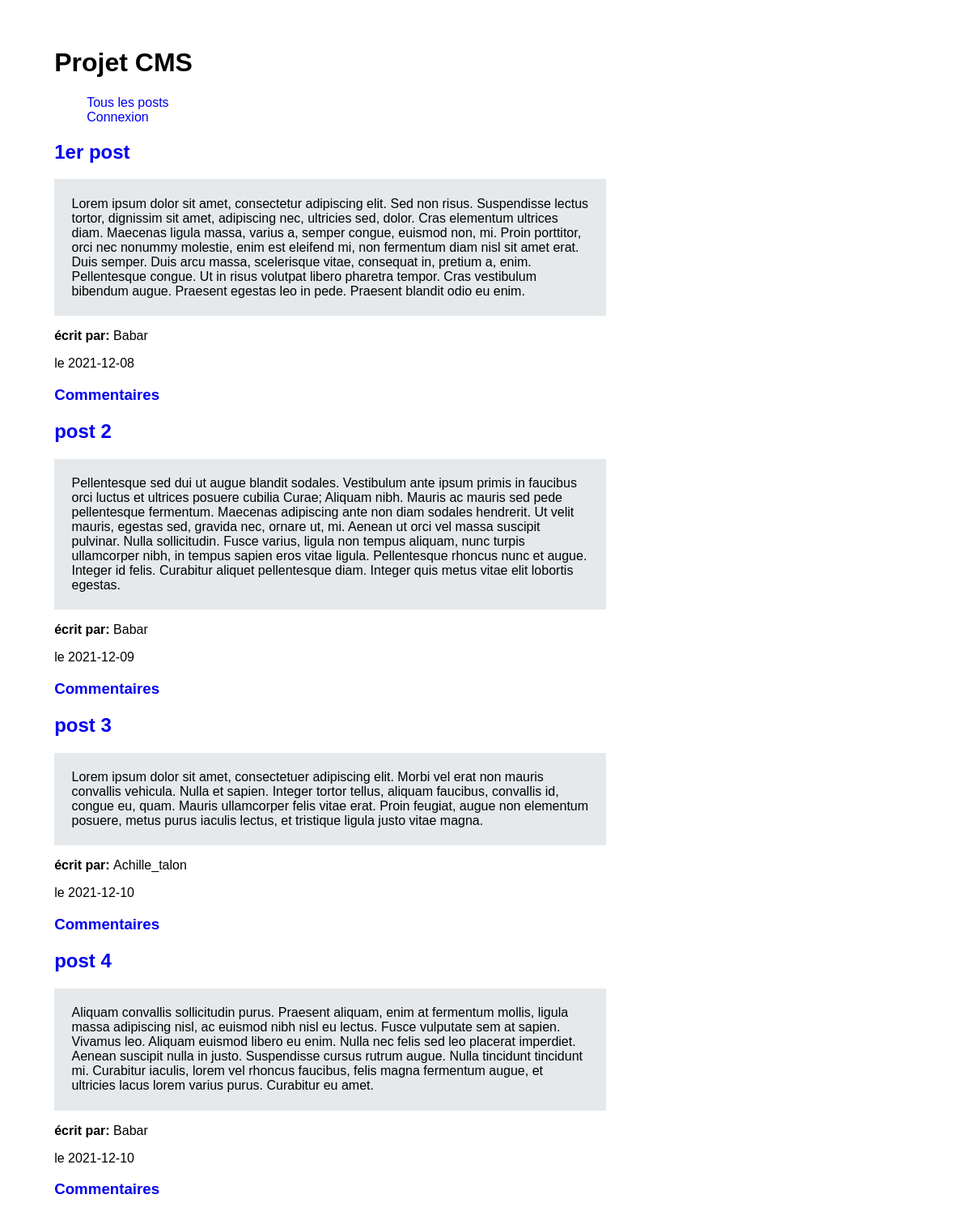
/index.php?home, run on the app's committed database.
### tables this page shows
CREATE TABLE `posts` (
  `id` int(5) NOT NULL,
  `title` varchar(30) NOT NULL,
  `content` text NOT NULL,
  `post_author` varchar(30) NOT NULL,
  `date_creation` date NOT NULL
);

### model/model.php (called while the page is built, shortened)
<?php
if(!function_exists('dbConnect')) {
    function dbConnect() {
        try{
        $db = new PDO('mysql:host=localhost;dbname=tp_cms_hetic;charset=utf8', 'root', 'root',
        array(PDO::ATTR_ERRMODE=>PDO::ERRMODE_EXCEPTION));
        return $db;
        }
        catch(Exception $e){
            die('Erreur : '.$e->getMessage());
        }
    }
}
if(!function_exists('getAllposts')) {
    function getAllposts() {
    $db= dbConnect();
        $request = $db->query( 'SELECT * FROM posts  ');
        return $request;
    }
}

### view/homeView.php (the view, shortened to what this page needs)
 <?php
 while($data = $posts->fetch()) {
 ?>
<h2>
<a href="index.php?single_post&id=<?= $data['id']; ?>"><?= htmlspecialchars($data['title']); ?></a>
</h2>
 <p class="post_content">
     <?= htmlspecialchars($data['content']); ?>
 </p>
 <p>
     <strong> écrit par: </strong> <?= htmlspecialchars($data['post_author']); ?>
 </p>
 <p>
 le <?= htmlspecialchars($data['date_creation']); ?>
 </p>
<h3><a href="index.php?single_post&id=<?= $data['id']; ?>">Commentaires</a></h3>
<?php
    }
 ?>

### index.php (shortened to what this page needs)
<!DOCTYPE html>
<html lang="fr">
    <head>
        <link rel="stylesheet" href="public/css/style.css">
    </head>
    <body>
        <div class="content">
            <h1>Projet CMS </h1>
            <nav>
                <ul>
                    <li><a href="index.php?home">Tous les posts</a></li>
                    <li><a href="index.php?connect">Connexion</a></li>
                </ul>
            </nav>
            <?php
                require_once('controller/controller.php');
            ?>
        </div>
    </body>
</html>

### controller/controller.php (shortened to what this page needs)
<?php
require_once('model/model.php');
if(isset($_GET['home'])) {
    $posts= getAllPosts();
    require('view/homeview.php');
}
elseif(isset($_GET['connect'])){
    require('view/connectionView.php');
}
elseif(isset($_GET['add_comment'])){
    require('view/addCommentView.php');
    $com = postComment();
}
require('model/model.php');

### public/css/style.css (style rules this page uses)
body { font-family: sans-serif; }
a { text-decoration: none; }
ul li { list-style-type: none; }
.content { margin: 5%; }
.post_content { background-color:rgb(230, 233, 235); width: 60%; padding: 2%; }

### data on the page
posts: title "1er post", content "Lorem ipsum dolor sit amet, consectetur adipiscing elit. Sed non risus. Suspendisse lectus tortor, dignissim sit amet, adipiscing nec, ultricies sed, dolor. Cras elementum ultrices diam. Maecenas ligula massa, varius a, semper congue, euismod non, mi. Proin porttitor, orci nec nonummy molestie, enim est eleifend mi, non fermentum diam nisl sit amet erat. Duis semper. Duis arcu massa, scelerisque vitae, consequat in, pretium a, enim. Pellentesque congue. Ut in risus volutpat libero pharetra tempor. Cras vestibulum bibendum augue. Praesent egestas leo in pede. Praesent blandit odio eu enim.", post_author "Babar", date_creation "2021-12-08"
posts: title "post 2", content "Pellentesque sed dui ut augue blandit sodales. Vestibulum ante ipsum primis in faucibus orci luctus et ultrices posuere cubilia Curae; Aliquam nibh. Mauris ac mauris sed pede pellentesque fermentum. Maecenas adipiscing ante non diam sodales hendrerit. Ut velit mauris, egestas sed, gravida nec, ornare ut, mi. Aenean ut orci vel massa suscipit pulvinar. Nulla sollicitudin. Fusce varius, ligula non tempus aliquam, nunc turpis ullamcorper nibh, in tempus sapien eros vitae ligula. Pellentesque rhoncus nunc et augue. Integer id felis. Curabitur aliquet pellentesque diam. Integer quis metus vitae elit lobortis egestas.", post_author "Babar", date_creation "2021-12-09"
posts: title "post 3", content "Lorem ipsum dolor sit amet, consectetuer adipiscing elit. Morbi vel erat non mauris convallis vehicula. Nulla et sapien. Integer tortor tellus, aliquam faucibus, convallis id, congue eu, quam. Mauris ullamcorper felis vitae erat. Proin feugiat, augue non elementum posuere, metus purus iaculis lectus, et tristique ligula justo vitae magna.", post_author "Achille_talon", date_creation "2021-12-10"
posts: title "post 4", content "Aliquam convallis sollicitudin purus. Praesent aliquam, enim at fermentum mollis, ligula massa adipiscing nisl, ac euismod nibh nisl eu lectus. Fusce vulputate sem at sapien. Vivamus leo. Aliquam euismod libero eu enim. Nulla nec felis sed leo placerat imperdiet. Aenean suscipit nulla in justo. Suspendisse cursus rutrum augue. Nulla tincidunt tincidunt mi. Curabitur iaculis, lorem vel rhoncus faucibus, felis magna fermentum augue, et ultricies lacus lorem varius purus. Curabitur eu amet.", post_author "Babar", date_creation "2021-12-10"
